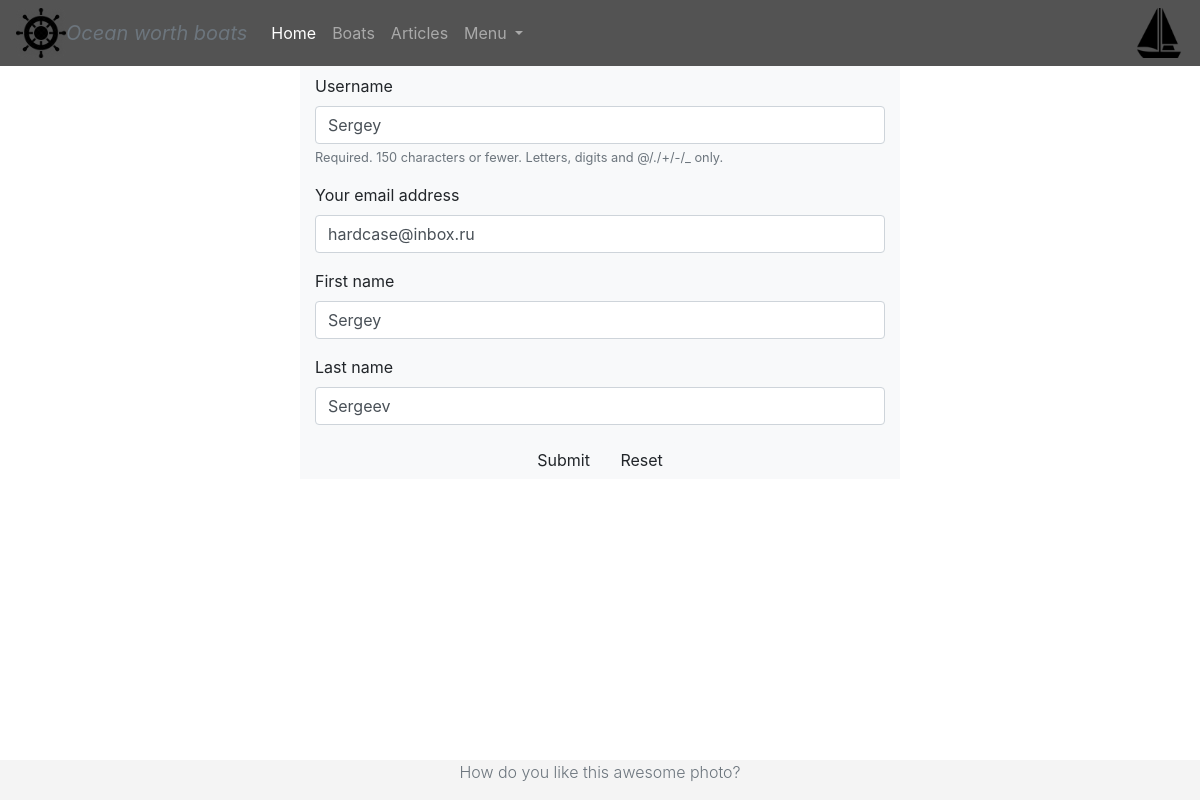
The page /accounts/profile/change/ (signed in) on the database as committed earlier.
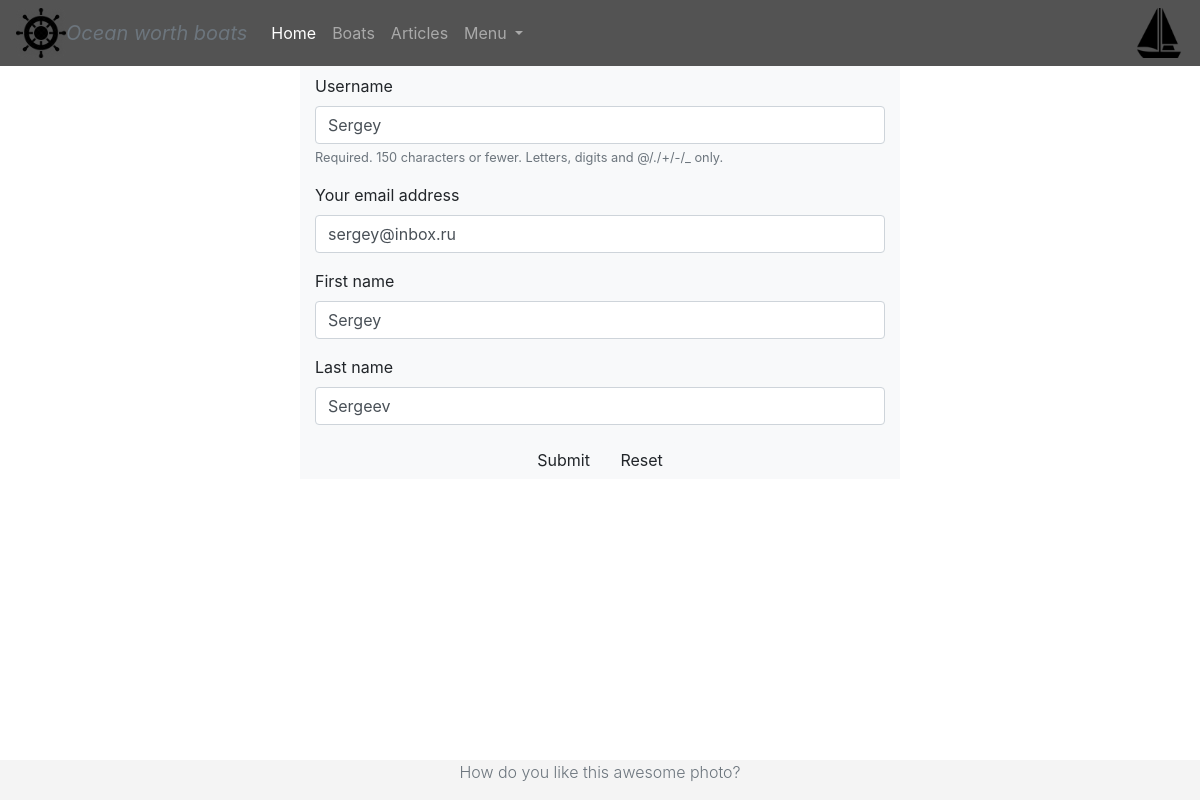
The same page on the database as committed later.
### boats/models.py (models this page shows)
class ExtraUser(AbstractUser):
    is_activated = models.BooleanField(default=True, db_index=True, verbose_name="Is user activated?",
                                       help_text="Specifies whether user has been activated or not")
    class Meta(AbstractUser.Meta):
        pass

### boats/views.py (the view)
# urls.py: path("accounts/profile/change/", CorrectUserInfoView.as_view(), name="profile_change"),
class CorrectUserInfoView(SuccessMessageMixin, LoginRequiredMixin, UpdateView):  #  566, 205
    model = ExtraUser
    template_name = "admin/correct_user_info.html"
    form_class = CorrectUserInfoForm
    success_url = reverse_lazy("boats:user_profile")
    success_message = "Your personal data has been corrected"
    def dispatch(self, request, *args, **kwargs):
        self.user_id = request.user.pk
        return UpdateView.dispatch(self, request, *args, **kwargs)
    def get_object(self, queryset=None):
        if not queryset:
            queryset = self.get_queryset()
        return get_object_or_404(queryset, pk=self.user_id)

### boats/forms.py
class CorrectUserInfoForm(forms.ModelForm):
    email = forms.EmailField(required=True, label='Your email address')
    class Meta:
        model = ExtraUser
        fields = ("username", "email", "first_name", "last_name", )

### templates/admin/correct_user_info.html (shortened to what this page needs)
{% extends "base.html" %}
{% load bootstrap4 %}
{% block content %}
<div class="form-container container col-md-6 bg-light">
        <div class="row">
            <div class="col-md-12">
            </div>
            <div class="col-md-12">
                <form method="post" >
                    {%   bootstrap_form form layout='horizontal' size="small" label_class="form-label col-md-3"%}
                    <div class="row">
                        <div class="col-12 text-center">
                            {% buttons %}
                                <button type="submit" class="form-button btn btn-light">
                                    Submit
                                </button>
                                <button type="reset" class="form-button btn btn-light">
                                    Reset
                                </button>
                            {% endbuttons %}
                        </div>
                    </div>
                </form>
            </div>
        </div>
    </div>
{% endblock content %}

### templates/base.html (shortened to what this page needs)
{% load bootstrap4 %}
{%  load static %}
<!doctype html>
<html lang="en">
<head>
    <link rel="stylesheet" href="https://maxcdn.bootstrapcdn.com/bootstrap/4.0.0/css/bootstrap.min.css">
</head>
<body>
<div >
    <nav class="navbar navbar-expand-lg navbar navbar-dark "
         style="background-color: rgba(41,41,41,0.8) ">
        <img height=50 width=50 src="{% static "boats/5.png" %}" alt="boat image">
        <em><a class="navbar-brand text-muted "  href="#"> Ocean worth boats</a></em>
        <div class="collapse navbar-collapse" id="navbarNavDropdown">
            <ul class="navbar-nav">
                <li class="nav-item active">
                    <a class="nav-link" href="{% url "boats:index" %}">Home <span class="sr-only">(current)</span></a>
                </li>
                <li class="nav-item">
                    <a class="nav-link" href="{% url "boats:boats" %}">Boats</a>
                </li>
                <li class="nav-item">
                    <a class="nav-link" href="{% url "articles:articles_main" %}">Articles</a>
                </li>
                <li class="nav-item dropdown">
                    <a class="nav-link dropdown-toggle" href="#" id="navbarDropdownMenuLink" data-toggle="dropdown" aria-haspopup="true" aria-expanded="false">
                        Menu
                    </a>
                </li>
            </ul>
        </div>
        <img height=50 width=50 src="{% static "boats/1.png" %}" alt="boat image">
    </nav>
</div>
{% block content %}
{% endblock content %}
<footer id="footer" class="page-footer font-small blue" style="background-color: rgba(41,41,41,0.05)" >
  <div class="footer-copyright text-center ">
    <p class=" font-weight-light text-muted ">How do you like this awesome photo?</p>
  </div>
</footer>
</body>
</html>

### templates/base.html (style rules this page uses)
#footer { position: fixed; bottom: 0; width: 100%; height: fit-content; ; }

Rows that differ between the two databases and show on the page:
changed ExtraUser "Sergey": email "hardcase@inbox.ru" → "sergey@inbox.ru"
